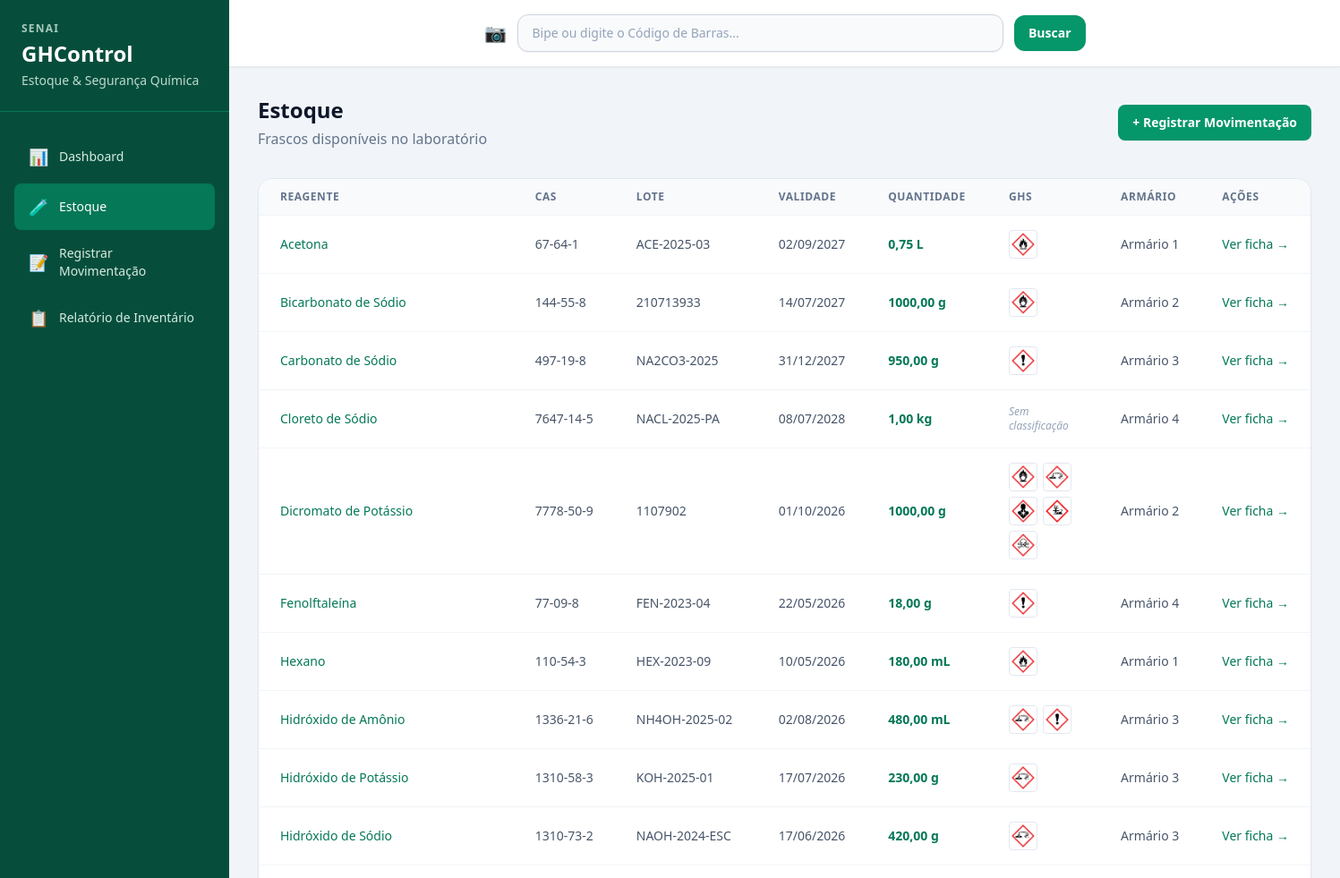
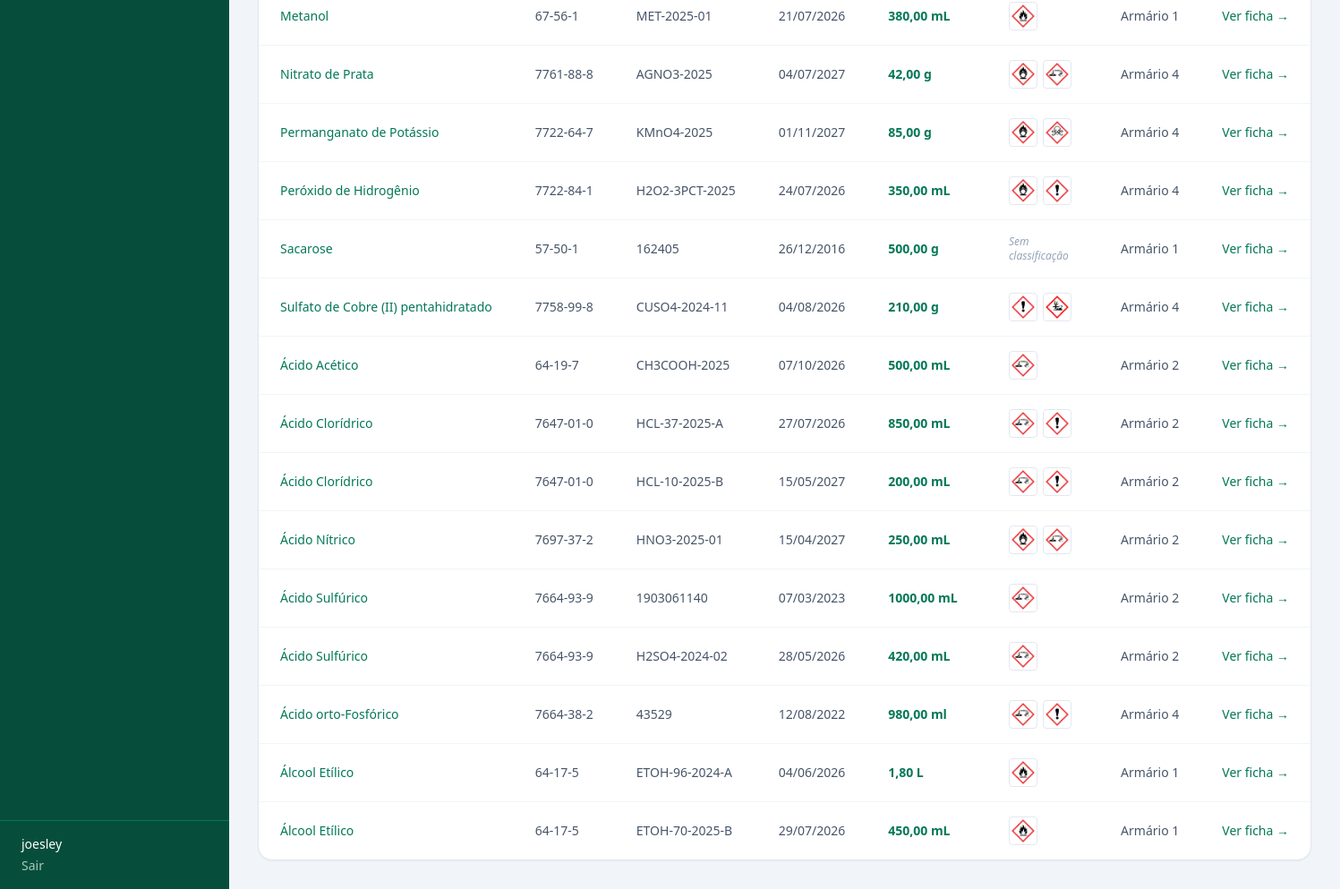
Screenshot of /estoque/ (signed in) with the database file from the repository (2 pictures, top to bottom).
### estoque/models.py (models this page shows, shortened)
class ItemEstoque(models.Model):
    reagente = models.ForeignKey(
        Reagente,
        on_delete=models.PROTECT,
        related_name='itens_estoque',
        verbose_name='Reagente',
        help_text='Reagente do catálogo ao qual este frasco pertence.',
    )
    lote = models.CharField(
        max_length=100,
        verbose_name='Lote',
        help_text='Identificação do lote de fabricação.',
    )
    validade = models.DateField(
        verbose_name='Validade',
        help_text='Data de validade do frasco.',
    )
    quantidade = models.DecimalField(
        max_digits=10,
        decimal_places=2,
        verbose_name='Quantidade',
        help_text='Volume ou massa disponível no frasco.',
    )
    qtd_unidade = models.CharField(
        max_length=20,
        verbose_name='Unidade da quantidade',
        help_text='Unidade de medida da quantidade (ex.: ml, g, L).',
    )
    concentracao = models.DecimalField(
        max_digits=10,
        decimal_places=4,
        verbose_name='Concentração',
        help_text='Concentração deste frasco específico.',
    )
    conc_unidade = models.CharField(
        max_length=20,
        verbose_name='Unidade da concentração',
        help_text='Unidade da concentração (ex.: %, M, N).',
    )
    fornecedor = models.CharField(
        max_length=200,
        verbose_name='Fornecedor',
        help_text='Nome do fornecedor do frasco.',
    )
    codigo_barras = models.CharField(
        max_length=100,
        blank=True,
        verbose_name='Código de barras',
        help_text='Código de barras do frasco, se houver.',
    )
    armario = models.ForeignKey(
        Armario,
        on_delete=models.PROTECT,
        related_name='itens_estoque',
        verbose_name='Armário',
        help_text='Localização física (prateleira/armário) do frasco.',
    )
    class Meta:
        verbose_name = 'Item de estoque'
        verbose_name_plural = 'Itens de estoque'
        ordering = ['reagente__nome', 'validade']

class Reagente(models.Model):
    nome = models.CharField(
        max_length=200,
        verbose_name='Nome',
        help_text='Nome do reagente químico.',
    )
    cas = models.CharField(
        max_length=50,
        verbose_name='CAS',
        help_text='Número CAS (Chemical Abstracts Service) da substância.',
    )
    classificacoes_ghs = models.ManyToManyField(
        GHS,
        related_name='reagentes',
        verbose_name='Classificações GHS',
        blank=True,
        help_text='Pictogramas GHS aplicáveis ao reagente (pode haver mais de um).',
    )
    fds_url = models.URLField(
        'Link da FDS/FISPQ',
        blank=True,
        null=True,
        help_text='URL do PDF da Ficha de Dados de Segurança (FDS/FISPQ) do fabricante.',
    )
    class Meta:
        verbose_name = 'Reagente'
        verbose_name_plural = 'Reagentes'
        ordering = ['nome']

class GHS(models.Model):
    nome = models.CharField(
        max_length=100,
        verbose_name='Nome',
        help_text='Descrição do perigo GHS (ex.: Inflamável, Corrosivo).',
    )
    picto = models.CharField(
        max_length=255,
        verbose_name='Pictograma',
        help_text='Caminho ou nome do arquivo do pictograma GHS.',
    )
    class Meta:
        verbose_name = 'GHS'
        verbose_name_plural = 'GHS'
        ordering = ['nome']

class Armario(models.Model):
    posicao = models.IntegerField(
        verbose_name='Posição',
        unique=True,
        help_text='Número ou identificação da prateleira ou armário.',
    )
    class Meta:
        verbose_name = 'Armário'
        verbose_name_plural = 'Armários'
        ordering = ['posicao']

### estoque/views.py (the view)
# urls.py: path('estoque/', views.lista_estoque, name='lista_estoque'),
@login_required
def lista_estoque(request):
    itens = (
        ItemEstoque.objects.select_related('reagente', 'armario')
        .prefetch_related('reagente__classificacoes_ghs')
        .order_by('reagente__nome', 'validade')
    )
    return render(request, 'estoque/lista_estoque.html', {'itens': itens})

### estoque/templates/estoque/lista_estoque.html (shortened to what this page needs)
{% extends 'estoque/base.html' %}
{% load static %}
{% block content %}
<div class="mb-8 flex flex-col gap-4 sm:flex-row sm:items-center sm:justify-between">
    <div>
        <h2 class="text-2xl font-bold text-slate-900">Estoque</h2>
        <p class="mt-1 text-slate-500">Frascos disponíveis no laboratório</p>
    </div>
    <a href="{% url 'estoque:registrar_movimentacao' %}"
       class="inline-flex items-center justify-center rounded-lg bg-brand-600 px-4 py-2.5 text-sm font-semibold text-white shadow-sm transition hover:bg-brand-700">
        + Registrar Movimentação
    </a>
</div>
<div class="overflow-hidden rounded-2xl border border-slate-200 bg-white shadow-sm">
    <div class="overflow-x-auto">
        <table class="min-w-full divide-y divide-slate-100">
            <thead class="bg-slate-50">
                <tr>
                    <th class="px-6 py-3 text-left text-xs font-semibold uppercase tracking-wider text-slate-500">Reagente</th>
                    <th class="px-6 py-3 text-left text-xs font-semibold uppercase tracking-wider text-slate-500">CAS</th>
                    <th class="px-6 py-3 text-left text-xs font-semibold uppercase tracking-wider text-slate-500">Lote</th>
                    <th class="px-6 py-3 text-left text-xs font-semibold uppercase tracking-wider text-slate-500">Validade</th>
                    <th class="px-6 py-3 text-left text-xs font-semibold uppercase tracking-wider text-slate-500">Quantidade</th>
                    <th class="px-6 py-3 text-left text-xs font-semibold uppercase tracking-wider text-slate-500">GHS</th>
                    <th class="px-6 py-3 text-left text-xs font-semibold uppercase tracking-wider text-slate-500">Armário</th>
                    <th class="px-6 py-3 text-left text-xs font-semibold uppercase tracking-wider text-slate-500">Ações</th>
                </tr>
            </thead>
            <tbody class="divide-y divide-slate-100">
                {% for item in itens %}
                <tr class="hover:bg-slate-50">
                    <td class="whitespace-nowrap px-6 py-4 text-sm font-medium text-slate-900">
                        <a href="{% url 'estoque:detalhe_item' item.pk %}"
                           class="text-brand-700 hover:text-brand-900 hover:underline">
                            {{ item.reagente.nome }}
                        </a>
                    </td>
                    <td class="whitespace-nowrap px-6 py-4 text-sm text-slate-600">{{ item.reagente.cas }}</td>
                    <td class="whitespace-nowrap px-6 py-4 text-sm text-slate-600">{{ item.lote }}</td>
                    <td class="whitespace-nowrap px-6 py-4 text-sm text-slate-600">{{ item.validade|date:"d/m/Y" }}</td>
                    <td class="whitespace-nowrap px-6 py-4 text-sm font-semibold text-brand-700">
                        {{ item.quantidade }} {{ item.qtd_unidade }}
                    </td>
                    <td class="px-6 py-4">
                        <div class="flex flex-wrap items-center gap-1.5">
                            {% for ghs in item.reagente.classificacoes_ghs.all %}
                            <div class="relative h-8 w-8 flex-shrink-0">
                                <img src="{% static ghs.picto %}"
                                     alt="{{ ghs.nome }}"
                                     title="{{ ghs.nome }}"
                                     class="h-8 w-8 rounded border border-slate-200 bg-white object-contain p-0.5"
                                     onerror="this.classList.add('hidden'); this.nextElementSibling.classList.remove('hidden');">
                            </div>
                            {% empty %}
                            <span class="text-xs italic text-slate-400">Sem classificação</span>
                            {% endfor %}
                        </div>
                    </td>
                    <td class="whitespace-nowrap px-6 py-4 text-sm text-slate-600">Armário {{ item.armario.posicao }}</td>
                    <td class="whitespace-nowrap px-6 py-4 text-sm">
                        <a href="{% url 'estoque:detalhe_item' item.pk %}"
                           class="font-medium text-brand-700 hover:text-brand-900">
                            Ver ficha →
                        </a>
                    </td>
                </tr>
                {% empty %}
                <tr>
                    <td colspan="8" class="px-6 py-12 text-center text-sm text-slate-400">
                        Nenhum frasco cadastrado no estoque.
                    </td>
                </tr>
                {% endfor %}
            </tbody>
        </table>
    </div>
</div>
{% endblock %}

### estoque/templates/estoque/base.html (shortened to what this page needs)
{% load static %}
<!DOCTYPE html>
<html lang="pt-BR">
<head>
    <script src="https://cdn.tailwindcss.com"></script>
</head>
<body class="min-h-screen bg-slate-100 text-slate-800 antialiased">
    <div class="flex min-h-screen">
        <aside class="hidden w-64 flex-shrink-0 bg-brand-900 text-white md:flex md:flex-col print:hidden">
            <div class="border-b border-brand-700 px-6 py-6">
                <p class="text-xs font-semibold uppercase tracking-widest text-brand-50/70">SENAI</p>
                <h1 class="mt-1 text-2xl font-bold">GHControl</h1>
                <p class="mt-1 text-sm text-brand-50/80">Estoque &amp; Segurança Química</p>
            </div>
            <nav class="flex-1 space-y-1 px-4 py-6">
                <a href="{% url 'estoque:dashboard' %}"
                   class="flex items-center gap-3 rounded-lg px-4 py-3 text-sm font-medium transition
                          {% if request.resolver_match.url_name == 'dashboard' %}bg-brand-700 text-white{% else %}text-brand-50/90 hover:bg-brand-700/60{% endif %}">
                    <span class="text-lg">📊</span> Dashboard
                </a>
                <a href="{% url 'estoque:lista_estoque' %}"
                   class="flex items-center gap-3 rounded-lg px-4 py-3 text-sm font-medium transition
                          {% if request.resolver_match.url_name == 'lista_estoque' %}bg-brand-700 text-white{% else %}text-brand-50/90 hover:bg-brand-700/60{% endif %}">
                    <span class="text-lg">🧪</span> Estoque
                </a>
                <a href="{% url 'estoque:registrar_movimentacao' %}"
                   class="flex items-center gap-3 rounded-lg px-4 py-3 text-sm font-medium transition
                          {% if request.resolver_match.url_name == 'registrar_movimentacao' %}bg-brand-700 text-white{% else %}text-brand-50/90 hover:bg-brand-700/60{% endif %}">
                    <span class="text-lg">📝</span> Registrar Movimentação
                </a>
                <a href="{% url 'estoque:relatorio_inventario' %}"
                   class="flex items-center gap-3 rounded-lg px-4 py-3 text-sm font-medium transition
                          {% if request.resolver_match.url_name == 'relatorio_inventario' %}bg-brand-700 text-white{% else %}text-brand-50/90 hover:bg-brand-700/60{% endif %}">
                    <span class="text-lg">📋</span> Relatório de Inventário
                </a>
            </nav>
            {% if user.is_authenticated %}
            <div class="border-t border-brand-700 px-6 py-4 text-sm text-brand-50/80">
                <p class="font-medium text-white">{{ user.get_username }}</p>
                <form method="post" action="{% url 'estoque:logout' %}" class="mt-1">
                    <button type="submit" class="text-brand-50/70 hover:text-white">Sair</button>
                </form>
            </div>
            {% endif %}
        </aside>
        <div class="flex flex-1 flex-col">
            <header class="hidden border-b border-slate-200 bg-white px-8 py-4 shadow-sm md:block print:hidden">
                <form action="{% url 'estoque:busca_codigo_barras' %}" method="get" class="mx-auto flex max-w-2xl items-center gap-3">
                    <span class="text-xl text-slate-400" aria-hidden="true">📷</span>
                    <input type="text"
                           name="codigo"
                           placeholder="Bipe ou digite o Código de Barras..."
                           autocomplete="off"
                           class="w-full rounded-xl border border-slate-300 bg-slate-50 px-4 py-2.5 text-sm text-slate-800 shadow-sm placeholder:text-slate-400 focus:border-brand-500 focus:bg-white focus:outline-none focus:ring-2 focus:ring-brand-200">
                    <button type="submit"
                            class="rounded-xl bg-brand-600 px-4 py-2.5 text-sm font-semibold text-white shadow-sm transition hover:bg-brand-700">
                        Buscar
                    </button>
                </form>
            </header>
            <main class="flex-1 px-4 py-6 md:px-8 md:py-8">
                {% block content %}{% endblock %}
            </main>
        </div>
    </div>
</body>
</html>

### rows the page displays
ItemEstoque: reagente.nome "Acetona", reagente.cas "67-64-1", lote "ACE-2025-03", validade "02/09/2027", quantidade "0,75", qtd_unidade "L", armario.posicao "1"
GHS: picto (picture)
ItemEstoque: reagente.nome "Bicarbonato de Sódio", reagente.cas "144-55-8", lote "210713933", validade "14/07/2027", quantidade "1000,00", qtd_unidade "g", armario.posicao "2"
GHS: picto (picture)
ItemEstoque: reagente.nome "Carbonato de Sódio", reagente.cas "497-19-8", lote "NA2CO3-2025", validade "31/12/2027", quantidade "950,00", qtd_unidade "g", armario.posicao "3"
GHS: picto (picture)
ItemEstoque: reagente.nome "Cloreto de Sódio", reagente.cas "7647-14-5", lote "NACL-2025-PA", validade "08/07/2028", quantidade "1,00", qtd_unidade "kg", armario.posicao "4"
ItemEstoque: reagente.nome "Dicromato de Potássio", reagente.cas "7778-50-9", lote "1107902", validade "01/10/2026", quantidade "1000,00", qtd_unidade "g", armario.posicao "2"
GHS: picto (picture)
GHS: picto (picture)
GHS: picto (picture)
GHS: picto (picture)
ItemEstoque: reagente.nome "Fenolftaleína", reagente.cas "77-09-8", lote "FEN-2023-04", validade "22/05/2026", quantidade "18,00", qtd_unidade "g", armario.posicao "4"
ItemEstoque: reagente.nome "Hexano", reagente.cas "110-54-3", lote "HEX-2023-09", validade "10/05/2026", quantidade "180,00", qtd_unidade "mL", armario.posicao "1"
ItemEstoque: reagente.nome "Hidróxido de Amônio", reagente.cas "1336-21-6", lote "NH4OH-2025-02", validade "02/08/2026", quantidade "480,00", qtd_unidade "mL", armario.posicao "3"
ItemEstoque: reagente.nome "Hidróxido de Potássio", reagente.cas "1310-58-3", lote "KOH-2025-01", validade "17/07/2026", quantidade "230,00", qtd_unidade "g", armario.posicao "3"
ItemEstoque: reagente.nome "Hidróxido de Sódio", reagente.cas "1310-73-2", lote "NAOH-2024-ESC", validade "17/06/2026", quantidade "420,00", qtd_unidade "g", armario.posicao "3"
ItemEstoque: reagente.nome "Metanol", reagente.cas "67-56-1", lote "MET-2025-01", validade "21/07/2026", quantidade "380,00", qtd_unidade "mL", armario.posicao "1"
ItemEstoque: reagente.nome "Nitrato de Prata", reagente.cas "7761-88-8", lote "AGNO3-2025", validade "04/07/2027", quantidade "42,00", qtd_unidade "g", armario.posicao "4"
ItemEstoque: reagente.nome "Permanganato de Potássio", reagente.cas "7722-64-7", lote "KMnO4-2025", validade "01/11/2027", quantidade "85,00", qtd_unidade "g", armario.posicao "4"
ItemEstoque: reagente.nome "Peróxido de Hidrogênio", reagente.cas "7722-84-1", lote "H2O2-3PCT-2025", validade "24/07/2026", quantidade "350,00", qtd_unidade "mL", armario.posicao "4"
ItemEstoque: reagente.nome "Sacarose", reagente.cas "57-50-1", lote "162405", validade "26/12/2016", quantidade "500,00", qtd_unidade "g", armario.posicao "1"
ItemEstoque: reagente.nome "Sulfato de Cobre (II) pentahidratado", reagente.cas "7758-99-8", lote "CUSO4-2024-11", validade "04/08/2026", quantidade "210,00", qtd_unidade "g", armario.posicao "4"
ItemEstoque: reagente.nome "Ácido Acético", reagente.cas "64-19-7", lote "CH3COOH-2025", validade "07/10/2026", quantidade "500,00", qtd_unidade "mL", armario.posicao "2"
ItemEstoque: reagente.nome "Ácido Clorídrico", reagente.cas "7647-01-0", lote "HCL-37-2025-A", validade "27/07/2026", quantidade "850,00", qtd_unidade "mL", armario.posicao "2"
ItemEstoque: reagente.nome "Ácido Clorídrico", reagente.cas "7647-01-0", lote "HCL-10-2025-B", validade "15/05/2027", quantidade "200,00", qtd_unidade "mL", armario.posicao "2"
ItemEstoque: reagente.nome "Ácido Nítrico", reagente.cas "7697-37-2", lote "HNO3-2025-01", validade "15/04/2027", quantidade "250,00", qtd_unidade "mL", armario.posicao "2"
ItemEstoque: reagente.nome "Ácido Sulfúrico", reagente.cas "7664-93-9", lote "1903061140", validade "07/03/2023", quantidade "1000,00", qtd_unidade "mL", armario.posicao "2"
ItemEstoque: reagente.nome "Ácido Sulfúrico", reagente.cas "7664-93-9", lote "H2SO4-2024-02", validade "28/05/2026", quantidade "420,00", qtd_unidade "mL", armario.posicao "2"
ItemEstoque: reagente.nome "Ácido orto-Fosfórico", reagente.cas "7664-38-2", lote "43529", validade "12/08/2022", quantidade "980,00", qtd_unidade "ml", armario.posicao "4"
ItemEstoque: reagente.nome "Álcool Etílico", reagente.cas "64-17-5", lote "ETOH-96-2024-A", validade "04/06/2026", quantidade "1,80", qtd_unidade "L", armario.posicao "1"
ItemEstoque: reagente.nome "Álcool Etílico", reagente.cas "64-17-5", lote "ETOH-70-2025-B", validade "29/07/2026", quantidade "450,00", qtd_unidade "mL", armario.posicao "1"

### other values shown
{{ user.get_username }} "joesley"
